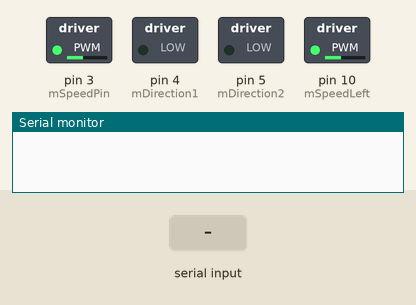
The sketch below on a simulated Arduino Uno, built with avr-gcc and run on an emulated ATmega328P. Shown: switched loads named in the sketch (green lamp = pin HIGH), the last lines printed to the serial monitor. The inputs (shaded band) are chosen by the test bench.

Above: at 1.2 s.
1.3 s: "1" received over Serial
At 2.2 s:
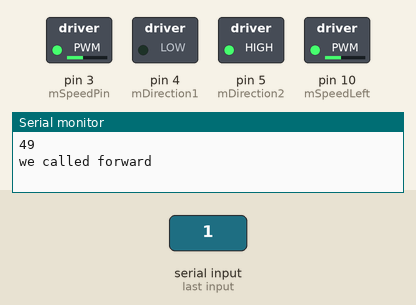
At 3.7 s:
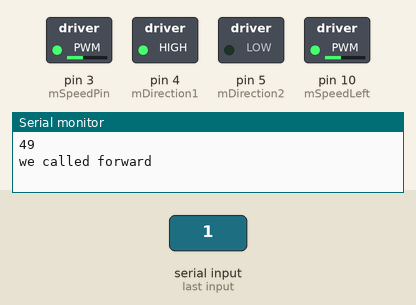
4.3 s: "0" received over Serial
Timing chart, 0 to 7.3 s (numbered marks = the images above; inputs shaded):
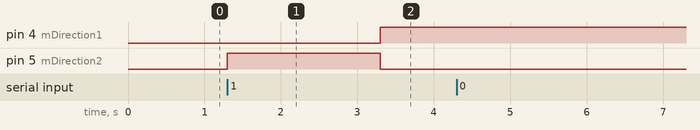

The sketch:

working-DCmotor-and-BTmodule-code.ino
```cpp
//HEAVILY COMMENTED
//WORKING CODE
//FOR DC MOTOR AND BLUETOOTH

//References from
//https://www.youtube.com/watch?v=uT8-HPMS1cU&ab_channel=TechatHome
//&
//https://www.youtube.com/watch?v=qaFMSq-YNkg&ab_channel=EnjoyMechatronics
//&
//https://www.arduino.cc/reference/en/language/functions/digital-io/pinmode/
//https://arduino.stackexchange.com/questions/35873/whats-the-difference-between-analogwrite-and-digitalwrite
//https://www.arduino.cc/reference/en/language/functions/digital-io/digitalwrite/
//https://www.arduino.cc/reference/en/language/functions/analog-io/analogwrite/
//https://components101.com/modules/l293n-motor-driver-module

//for the BLUETOOTH CONTROLLER,, download this APK(ANDROID ONLY)(KINDA SHADY)
//https://drive.google.com/file/d/1WDyfUH6FnJeDbSP0XKtv6eiSfCAfAm4r/view?usp=drive_link
//watch this vid to go with it
//https://www.youtube.com/watch?v=uT8-HPMS1cU&ab_channel=TechatHome

//IIRC,, the motor were wired like the "enjoy mechanics" tutorial,, so keep that in mind when wiring and testing


  //-----assigning pins for right motor------------
    int mSpeedPin = 3;//for setting speed of motor
    int mDirection1 = 4;//if wheel on right side,, assigning HIGH moves it backwards
    int mDirection2 = 5;//if wheel on right side,, assigning HIGH move it forwards
  //-----assigning pins for right motor-------

  //------assigning pins for left motor-------
    int mSpeedLeft = 10;
    int mDirectionLeft1 = 9;
    int mDirectionLeft2 = 8;
  //-------assigning pins for left motor-------


  //phone----->BTcontroller(hc05)------>ardy----->command  (dont quote me on this,, just refernece)

  int command; //this variable holds the value given by the bluetooth controller//Int to store app command state.

  void setup() {

    //------assign all 3 pins from MOTOR controller to OUTPUT----
    pinMode(mSpeedPin, OUTPUT);
    pinMode(mDirection1, OUTPUT);
    pinMode(mDirection2, OUTPUT);
    //------assign all 3 pins from MOTOR controller to OUTPUT----

    //LEFT MOTOR PINMODES ARE NEVER IMPLEMENTED IN THIS VERSION
    //LEFT MOTOR PINMODES ARE NEVER IMPLEMENTED IN THIS VERSION
    //LEFT MOTOR PINMODES ARE NEVER IMPLEMENTED IN THIS VERSION

    //---assigning base speeds for both motors-------
    analogWrite(mSpeedPin, 100);//set speed of motor to 100(about half of max speed(255))
    analogWrite(mSpeedLeft, 100);//despite pinmode never being set, this still works...
    //assigning base speeds for both motors------

    //okay, as far as I know, serial is like cout and cin(maybe even ifstream or ofstream),, i don't know what .begin(int) is for
    Serial.begin(9600);  //Set the baud rate to your Bluetooth module. (int val is different for every system??? be sure to check(IDK how))
  }

  void loop() {
    if (Serial.available() > 0) {//if the thingymabob (either BTmodule or ardy IDK) is reading something (if its reading, its greater than zero)
      command = Serial.read();//serial.read takes input given from the bluetooth controller and assiges command with the taken value
      Serial.println(command);//print command(what just came from the BTcontroller) to the serial monitor(cntrl-shft-m),, also adds new line

      switch (command) {//basic switch that tells ardy what to do with command that it just recieved

        case 49://49 is some random int val that we got while testing,, might be different when you try testing again
          forward();
          break;

        default://switch is probably broken if this ever runs,, make sure the cases work properly
          Serial.println("asdfasdf");
          delay(1250);
          break;
      }//========end of switch=========
    }//==========end of if statemnt========
  }//=======end of master loop=========

  //--------method / function definitions--------------
  void forward() {
    Serial.println("we called forward");//be sure to add a statement like this to every function call,, just a simple ("We called this function!")

    //as far as im conserned, the directions should always be opposite of eachother,, so be sure they are always opposite
    //(HIGH is max, LOW is off),,

    //------assuming motor is on right side,, this move the wheel forward---------
    digitalWrite(mDirection1, LOW);
    digitalWrite(mDirection2, HIGH);
    //------assuming motor is on right side,, this move the wheel forward---------

    //------assuming motor is on left side,, this move the wheel forward---------
    digitalWrite(mDirectionLeft1, HIGH);
    digitalWrite(mDirectionLeft2, LOW);
    //------assuming motor is on left side,, this move the wheel forward---------

    delay(2000);//wait 2 seconds before switching

    //------assuming motor is on right side,, this move the wheel backwards---------
    digitalWrite(mDirection1, HIGH);
    digitalWrite(mDirection2, LOW);
    //------assuming motor is on right side,, this move the wheel backwards---------

    //------assuming motor is on left side,, this move the wheel backwards---------
    digitalWrite(mDirectionLeft1, LOW);
    digitalWrite(mDirectionLeft2, HIGH);
    //------assuming motor is on left side,, this move the wheel backwards---------

    delay(2000);//wait 2 seconds before switching
  }
  //--------method / function definitions--------------
```

Measured:
- after the input at 1.3 s, pin 4 (mDirection1): LOW → HIGH after 2.0 s; pin 5 (mDirection2): LOW → HIGH at once, → LOW 2.0 s later
